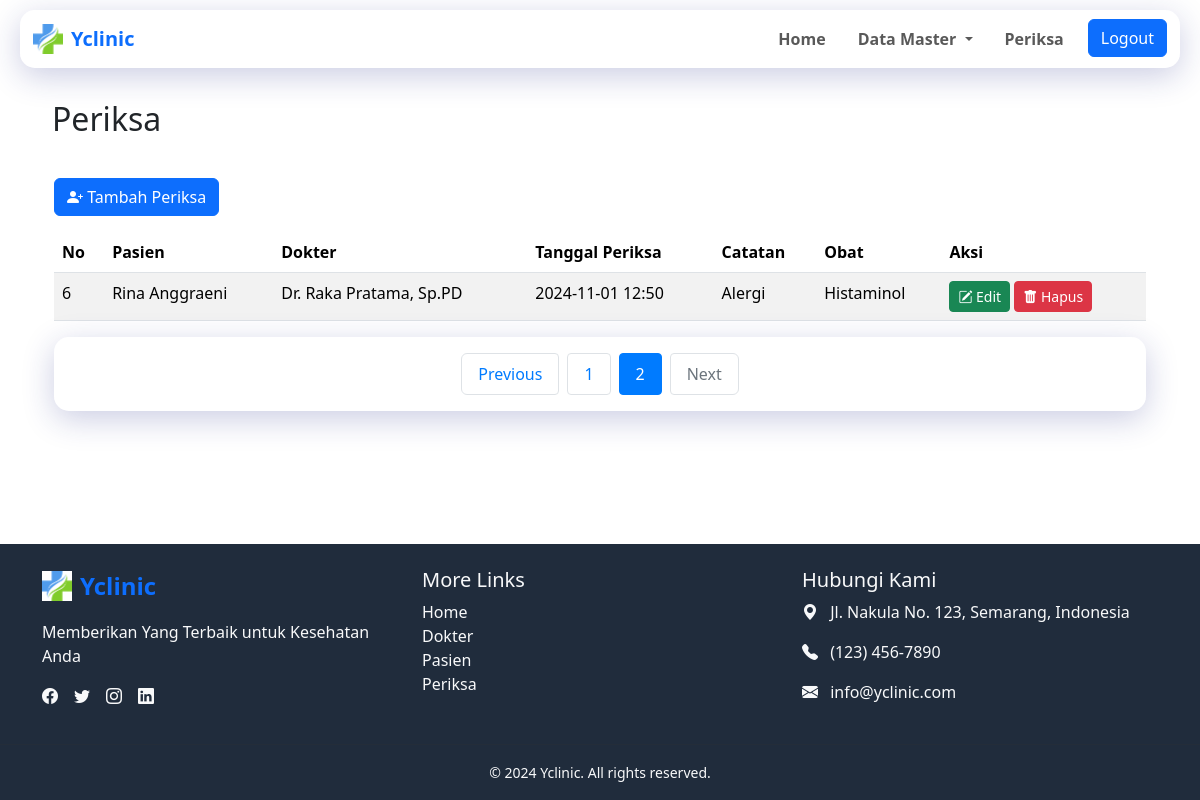
/index.php?page=periksa&hal=2 (signed in), run on the app's committed database.
### tables this page shows
CREATE TABLE `periksa` (
  `id` int(10) UNSIGNED NOT NULL,
  `id_pasien` int(11) UNSIGNED DEFAULT NULL,
  `id_dokter` int(11) UNSIGNED DEFAULT NULL,
  `tgl_periksa` datetime DEFAULT NULL,
  `catatan` text DEFAULT NULL,
  `obat` varchar(255) DEFAULT NULL
);

CREATE TABLE `pasien` (
  `id` int(10) UNSIGNED NOT NULL,
  `nama` varchar(255) DEFAULT NULL,
  `alamat` varchar(255) DEFAULT NULL,
  `no_hp` varchar(50) DEFAULT NULL
);

CREATE TABLE `dokter` (
  `id` int(10) UNSIGNED NOT NULL,
  `nama` varchar(255) DEFAULT NULL,
  `alamat` varchar(255) DEFAULT NULL,
  `no_hp` varchar(50) DEFAULT NULL
);

### periksa.php (the view, shortened to what this page needs)
<?php
$per_page = 5;
$page = isset($_GET['hal']) ? (int)$_GET['hal'] : 1;
$start = ($page - 1) * $per_page;
$start_number = $start + 1;
$total_query = "SELECT COUNT(*) as total FROM periksa";
$total_result = $mysqli->query($total_query);
$total_row = $total_result->fetch_assoc();
$total = $total_row['total'];
$pages = ceil($total / $per_page);
$query = "SELECT
    periksa.id,
    periksa.id_pasien,
    periksa.id_dokter,
    pasien.nama as nama_pasien,
    dokter.nama as nama_dokter,
    DATE_FORMAT(periksa.tgl_periksa, '%Y-%m-%d %H:%i') as tgl_periksa,
    periksa.catatan,
    periksa.obat
FROM periksa
JOIN pasien ON periksa.id_pasien = pasien.id
JOIN dokter ON periksa.id_dokter = dokter.id
ORDER BY periksa.tgl_periksa DESC
LIMIT ?, ?";
$stmt = $mysqli->prepare($query);
$stmt->bind_param("ii", $start, $per_page);
$stmt->execute();
$result = $stmt->get_result();
?>
<div class="container container-periksa">
<button class="mb-3 btn btn-primary" onclick="showPeriksaForm('add', null, '', '', '', '', '');">
  <i class="bi bi-person-plus-fill"></i> Tambah Periksa
</button>
<div class="table-responsive">
<table class="table table-striped table-hover">
        <thead class="thead-dark">
            <tr>
                <th>No</th>
                <th>Pasien</th>
                <th>Dokter</th>
                <th>Tanggal Periksa</th>
                <th>Catatan</th>
                <th>Obat</th>
                <th>Aksi</th>
            </tr>
        </thead>
        <tbody>
    <?php
    while ($row = $result->fetch_assoc()) {
        echo "<tr>";
        echo "<td>" . $start_number++ . "</td>";
        echo "<td>" . htmlspecialchars($row['nama_pasien']) . "</td>";
        echo "<td>" . htmlspecialchars($row['nama_dokter']) . "</td>";
        echo "<td>" . htmlspecialchars($row['tgl_periksa']) . "</td>";
        echo "<td>" . htmlspecialchars($row['catatan']) . "</td>";
        echo "<td>" . htmlspecialchars($row['obat']) . "</td>";
        echo "<td>
        <button class='btn btn-sm btn-success' onclick='showPeriksaForm(\"edit\",
    \"" . $row['id'] . "\",
    \"" . $row['id_pasien'] . "\",
    \"" . $row['id_dokter'] . "\",
    \"" . $row['tgl_periksa'] . "\",
    \"" . addslashes($row['catatan']) . "\",
    \"" . addslashes($row['obat']) . "\")'><i class='bi bi-pencil-square'></i> Edit</button>
        <button class='btn btn-sm btn-danger' onclick='deletePeriksa(" . $row['id'] . ")'><i class='bi bi-trash-fill'></i> Hapus</button>
    </td>";
    echo "</tr>";
    }
    ?>
</tbody>
</table>
</div>
    <nav aria-label="Page navigation">
        <ul class="pagination justify-content-center">
            <li class="page-item <?php echo ($page <= 1) ? 'disabled' : ''; ?>">
                <a class="page-link" href="?page=dokter&hal=<?php echo $page - 1; ?>" <?php echo ($page <= 1) ? 'tabindex="-1" aria-disabled="true"' : ''; ?>>Previous</a>
            </li>
            <?php
            $start_page = max(1, $page - 1);
            $end_page = min($pages, $start_page + 2);
            if ($end_page - $start_page < 2) {
                $start_page = max(1, $end_page - 2);
            }
            for ($i = $start_page; $i <= $end_page; $i++) {
            ?>
                <li class="page-item <?php echo ($page == $i) ? 'active' : ''; ?>">
                    <a class="page-link" href="?page=periksa&hal=<?php echo $i; ?>"><?php echo $i; ?></a>
                </li>
            <?php } ?>
            <li class="page-item <?php echo ($page >= $pages) ? 'disabled' : ''; ?>">
                <a class="page-link" href="?page=periksa&hal=<?php echo $page + 1; ?>" <?php echo ($page >= $pages) ? 'tabindex="-1" aria-disabled="true"' : ''; ?>>Next</a>
            </li>
        </ul>
    </nav>
</div>

### assets/css/style.css (style rules this page uses)
body { margin: 0; font-size: 16px; font-family: "Segoe UI", Tahoma, Geneva, Verdana, sans-serif; }
nav { z-index: 9999; left: 20px; right: 20px; top: 10px; padding: 10px 20px; background: rgba(255, 255, 255, 0.15); border-radius: 15px; backdrop-filter: blur(15px) saturate(180%); box-shadow: 0 8px 32px rgba(31, 38, 135, 0.233); border: 1px solid rgba(255, 255, 255, 0.315); max-width: 1400px; margin: auto; }
a { text-decoration: none; }
.container-dokter, .container-pasien, .container-periksa { margin-top: 40px; }
.pagination { margin: 5px 0; gap: 5px; }
.pagination .page-item { margin: 0 2px; }
.pagination .page-link { color: #007bff; background-color: #fff; border: 1px solid #dee2e6; padding: 8px 16px; border-radius: 4px; transition: all 0.3s ease; }
.pagination .page-item.active .page-link { color: #fff; background-color: #007bff; border-color: #007bff; }
.pagination .page-item.disabled .page-link { color: #6c757d; pointer-events: none; background-color: #fff; border-color: #dee2e6; }

### data on the page
periksa: id_pasien.nama "Rina Anggraeni", id_dokter.nama "Dr. Raka Pratama, Sp.PD", tgl_periksa "2024-11-01 12:50", catatan "Alergi", obat "Histaminol"

### other printed values
$_GET['page'] "Periksa"
